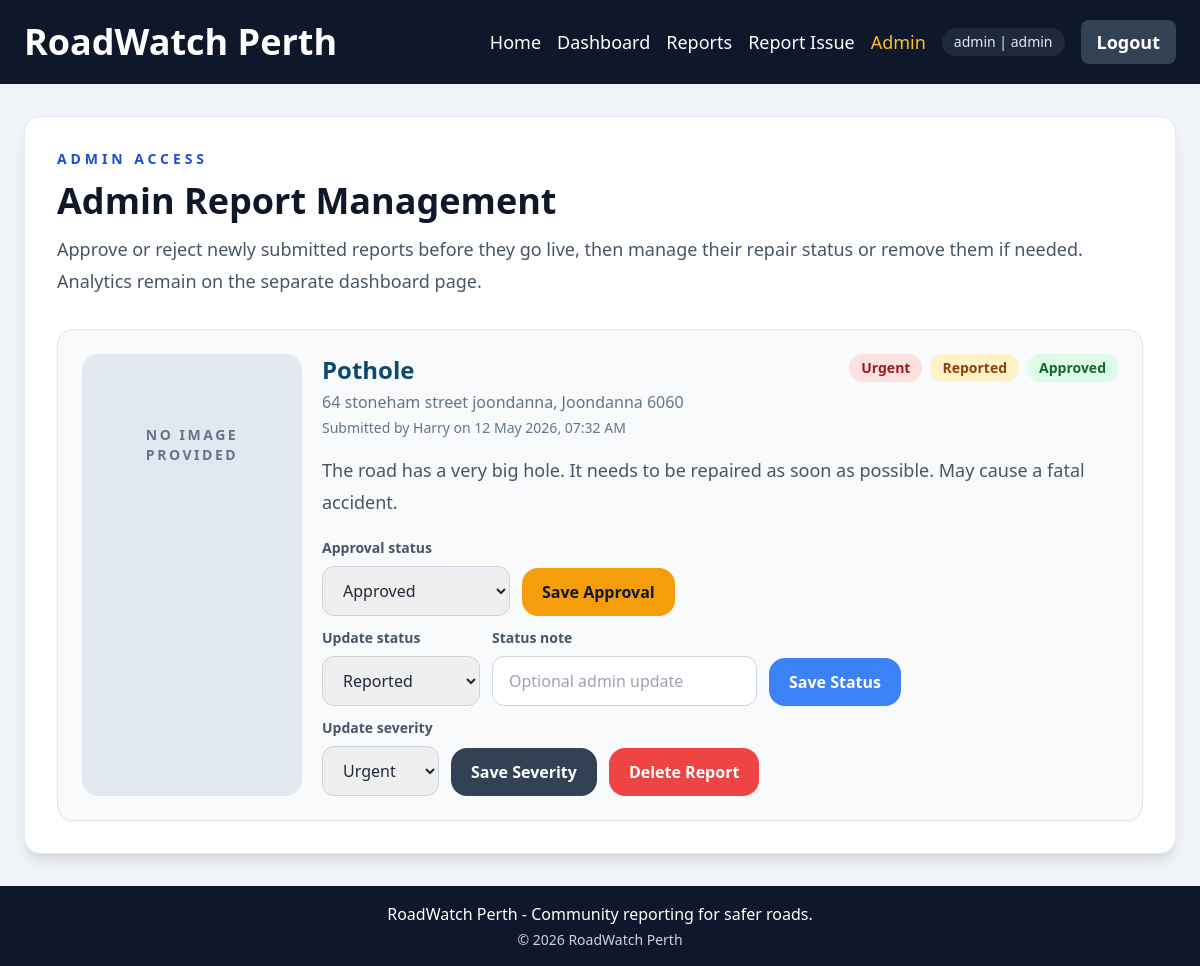
Page /admin/ (signed in) on the committed database.
### roadwatch/models.py (models this page shows, shortened)
class User(UserMixin, db.Model):
    __tablename__ = "users"
    id = db.Column(db.Integer, primary_key=True)
    username = db.Column(db.String(50), unique=True, nullable=False, index=True)
    email = db.Column(db.String(255), unique=True, nullable=False, index=True)
    password_hash = db.Column(db.String(255), nullable=False)
    is_admin = db.Column(db.Boolean, nullable=False, default=False)
    is_active = db.Column(db.Boolean, nullable=False, default=True)
    created_at = db.Column(db.DateTime(timezone=True), nullable=False, default=utcnow)
    reports = db.relationship("Report", back_populates="reporter", lazy="dynamic")
    confirmations = db.relationship(
        "Confirmation",
        back_populates="user",
        cascade="all, delete-orphan",
        lazy="dynamic",
    )

class Report(db.Model):
    __tablename__ = "reports"
    ISSUE_TYPES = (
        "Pothole",
        "Broken Road",
        "Crack",
        "Flooding",
        "Missing Sign",
        "Other",
    )
    STATUSES = ("Reported", "Under Review", "Fixed")
    MODERATION_STATUSES = ("Pending Approval", "Approved", "Rejected")
    PENDING_APPROVAL = "Pending Approval"
    APPROVED = "Approved"
    REJECTED = "Rejected"
    SEVERITIES = ("Low", "Medium", "High", "Urgent")
    id = db.Column(db.Integer, primary_key=True)
    issue_type = db.Column(db.String(50), nullable=False, index=True)
    location = db.Column(db.String(255), nullable=False, index=True)
    location_key = db.Column(db.String(255), nullable=False, index=True)
    street_address = db.Column(db.String(255), nullable=False, default="", index=True)
    suburb = db.Column(db.String(120), nullable=False, default="", index=True)
    postcode = db.Column(db.String(10), nullable=False, default="", index=True)
    description = db.Column(db.Text, nullable=False)
    image_url = db.Column(db.String(500), nullable=True)
    status = db.Column(db.String(30), nullable=False, default="Reported", index=True)
    moderation_status = db.Column(
        db.String(30),
        nullable=False,
        default=PENDING_APPROVAL,
        index=True,
    )
    severity = db.Column(db.String(20), nullable=False, default="Medium", index=True)
    is_anonymous = db.Column(db.Boolean, nullable=False, default=False)
    created_at = db.Column(db.DateTime(timezone=True), nullable=False, default=utcnow, index=True)
    updated_at = db.Column(db.DateTime(timezone=True), nullable=False, default=utcnow, onupdate=utcnow)
    reporter_id = db.Column(db.Integer, db.ForeignKey("users.id", ondelete="SET NULL"), nullable=True, index=True)
    reporter = db.relationship("User", back_populates="reports")
    status_notes = db.relationship(
        "ReportStatusNote",
        back_populates="report",
        cascade="all, delete-orphan",
        lazy="dynamic",
        order_by="ReportStatusNote.created_at.desc()",
    )
    confirmations = db.relationship(
        "Confirmation",
        back_populates="report",
        cascade="all, delete-orphan",
    )
    @property
    def reporter_label(self):
        if self.is_anonymous:
            return "Anonymous user"
        if self.reporter:
            return self.reporter.username
        return "Guest reporter"

### roadwatch/admin.py (the view)
@admin_bp.get("/")
@admin_required
def admin_panel():
    reports = Report.query.order_by(Report.created_at.desc()).all()
    return render_template("admin.html", reports=reports)

### roadwatch/security.py (called while the page is built)
def generate_csrf_token():
    token = session.get("_csrf_token")
    if token is None:
        token = token_hex(16)
        session["_csrf_token"] = token
    return token

def validate_csrf():
    if request.method not in {"POST", "PUT", "PATCH", "DELETE"}:
        return
    submitted_token = request.form.get("csrf_token") or request.headers.get("X-CSRF-Token")
    if not submitted_token or submitted_token != session.get("_csrf_token"):
        abort(400)

def admin_required(view):
    @wraps(view)
    @login_required
    def wrapped_view(*args, **kwargs):
        if not current_user.is_admin:
            abort(403)
        return view(*args, **kwargs)
    return wrapped_view

### templates/admin.html (shortened to what this page needs)
{% extends "base.html" %}
{% block content %}
  <section class="rounded-2xl border border-slate-200 bg-white p-8 shadow-lg">
    <p class="mb-3 text-sm font-bold uppercase tracking-[0.28em] text-blue-700">Admin Access</p>
    <h1 class="mb-3 text-4xl font-bold text-slate-900">Admin Report Management</h1>
    <p class="mb-8 text-lg leading-8 text-slate-600">Approve or reject newly submitted reports before they go live, then manage their repair status or remove them if needed. Analytics remain on the separate dashboard page.</p>
    {% if reports %}
      <div class="space-y-5">
        {% for report in reports %}
          <article class="rounded-2xl border border-slate-200 bg-slate-50 p-6 shadow-sm">
            <div class="grid gap-5 lg:grid-cols-[220px,1fr]">
              <div class="overflow-hidden rounded-2xl border border-slate-200 bg-slate-200">
                {% if report.image_url %}
                  <img src="{{ report.image_url }}" alt="{{ report.issue_type }} image" class="h-full min-h-[180px] w-full object-cover">
                {% else %}
                  <div class="flex min-h-[180px] items-center justify-center bg-slate-200 px-6 text-center text-sm font-semibold uppercase tracking-[0.18em] text-slate-500">
                    No image provided
                  </div>
                {% endif %}
              </div>
              <div>
                <div class="mb-4 flex items-start justify-between gap-4">
                  <div>
                    <h2 class="mb-1 text-2xl font-bold text-sky-900">{{ report.issue_type }}</h2>
                    <p class="text-base text-slate-500">{{ report.location }}</p>
                    <p class="mt-1 text-sm text-slate-500">Submitted by {{ report.reporter_label }} on {{ report.created_at|datetime_label }}</p>
                  </div>
                  <div class="flex flex-wrap gap-2">
                    <span class="rounded-full px-3 py-1 text-sm font-bold {{ severity_styles[report.severity] }}">{{ report.severity }}</span>
                    <span class="rounded-full px-3 py-1 text-sm font-bold {{ status_styles[report.status] }}">{{ report.status }}</span>
                    <span class="rounded-full px-3 py-1 text-sm font-bold {{ moderation_styles[report.moderation_status] }}">{{ report.moderation_status }}</span>
                  </div>
                </div>
                <p class="mb-5 text-lg leading-8 text-slate-600">{{ report.description }}</p>
                <div class="flex flex-wrap items-end gap-3">
                  <form method="post" action="{{ url_for('admin.update_report_approval', report_id=report.id) }}" class="flex flex-wrap items-end gap-3">
                    <div>
                      <label for="moderation-status-{{ report.id }}" class="mb-2 block text-sm font-semibold text-slate-600">Approval status</label>
                      <select id="moderation-status-{{ report.id }}" name="moderation_status" class="rounded-xl border border-slate-300 px-4 py-3">
                        {% for moderation_status in moderation_statuses %}
                          <option value="{{ moderation_status }}" {% if report.moderation_status == moderation_status %}selected{% endif %}>{{ moderation_status }}</option>
                        {% endfor %}
                      </select>
                    </div>
                    <button type="submit" class="rounded-2xl bg-amber-500 px-5 py-3 font-semibold text-slate-900 hover:bg-amber-400">Save Approval</button>
                  </form>
                  <form method="post" action="{{ url_for('admin.update_report_status', report_id=report.id) }}" class="flex flex-wrap items-end gap-3">
                    <div>
                      <label for="status-{{ report.id }}" class="mb-2 block text-sm font-semibold text-slate-600">Update status</label>
                      <select id="status-{{ report.id }}" name="status" class="rounded-xl border border-slate-300 px-4 py-3">
                        {% for status in report_statuses %}
                          <option value="{{ status }}" {% if report.status == status %}selected{% endif %}>{{ status }}</option>
                        {% endfor %}
                      </select>
                    </div>
                    <div class="min-w-[260px] flex-1">
                      <label for="status-note-{{ report.id }}" class="mb-2 block text-sm font-semibold text-slate-600">Status note</label>
                      <input id="status-note-{{ report.id }}" name="status_note" maxlength="500" class="w-full rounded-xl border border-slate-300 px-4 py-3" placeholder="Optional admin update">
                    </div>
                    <button type="submit" class="rounded-2xl bg-blue-500 px-5 py-3 font-semibold text-white hover:bg-blue-600">Save Status</button>
                  </form>
                  <form method="post" action="{{ url_for('admin.update_report_severity', report_id=report.id) }}" class="flex flex-wrap items-end gap-3">
                    <div>
                      <label for="severity-{{ report.id }}" class="mb-2 block text-sm font-semibold text-slate-600">Update severity</label>
                      <select id="severity-{{ report.id }}" name="severity" class="rounded-xl border border-slate-300 px-4 py-3">
                        {% for severity in report_severities %}
                          <option value="{{ severity }}" {% if report.severity == severity %}selected{% endif %}>{{ severity }}</option>
                        {% endfor %}
                      </select>
                    </div>
                    <button type="submit" class="rounded-2xl bg-slate-700 px-5 py-3 font-semibold text-white hover:bg-slate-800">Save Severity</button>
                  </form>
                  <form method="post" action="{{ url_for('admin.delete_report', report_id=report.id) }}">
                    <button type="submit" class="rounded-2xl bg-red-500 px-5 py-3 font-semibold text-white hover:bg-red-600">Delete Report</button>
                  </form>
                </div>
              </div>
            </div>
          </article>
        {% endfor %}
      </div>
    {% else %}
      <div class="rounded-2xl border border-dashed border-slate-300 bg-slate-50 p-10 text-center">
        <p class="text-lg text-slate-600">No reports are available yet.</p>
      </div>
    {% endif %}
  </section>
{% endblock %}

### templates/base.html (shortened to what this page needs)
<!DOCTYPE html>
<html lang="en">
<head>
  <script src="https://cdn.tailwindcss.com"></script>
</head>
<body class="min-h-screen bg-slate-100 text-slate-800">
  <nav class="bg-slate-900">
    <div class="mx-auto flex max-w-7xl flex-wrap items-center justify-between gap-4 px-6 py-5">
      <a href="{{ url_for('main.index') }}" class="text-4xl font-bold text-white no-underline">RoadWatch Perth</a>
      <div class="flex flex-wrap items-center gap-4 text-base text-white md:text-lg">
        <a href="{{ url_for('main.index') }}" class="{% if request.endpoint == 'main.index' %}text-amber-400{% else %}hover:text-amber-400{% endif %}">Home</a>
        <a href="{{ url_for('main.dashboard') }}" class="{% if request.endpoint == 'main.dashboard' %}text-amber-400{% else %}hover:text-amber-400{% endif %}">Dashboard</a>
        <a href="{{ url_for('reports.list_reports') }}" class="{% if request.endpoint == 'reports.list_reports' or request.endpoint == 'reports.report_details' %}text-amber-400{% else %}hover:text-amber-400{% endif %}">Reports</a>
        <a href="{{ url_for('reports.create_report') }}" class="{% if request.endpoint == 'reports.create_report' or request.endpoint == 'reports.edit_report' %}text-amber-400{% else %}hover:text-amber-400{% endif %}">Report Issue</a>
        {% if current_user.is_authenticated %}
          {% if current_user.is_admin %}
            <a href="{{ url_for('admin.admin_panel') }}" class="{% if request.endpoint == 'admin.admin_panel' %}text-amber-400{% else %}hover:text-amber-400{% endif %}">Admin</a>
          {% endif %}
          <span class="rounded-full bg-slate-800 px-3 py-1 text-sm text-slate-200">
            {{ current_user.username }}{% if current_user.is_admin %} | admin{% endif %}
          </span>
          <form method="post" action="{{ url_for('auth.logout') }}">
            <button type="submit" class="rounded-lg bg-slate-700 px-4 py-2 font-semibold text-white hover:bg-slate-600">Logout</button>
          </form>
        {% endif %}
      </div>
    </div>
  </nav>
  <main class="px-6 py-8">
    <div class="mx-auto max-w-7xl">
      {% block content %}{% endblock %}
    </div>
  </main>
  <footer class="bg-slate-900 py-4 text-center text-white">
    <p class="mb-0">RoadWatch Perth - Community reporting for safer roads.</p>
    <p class="mt-1 text-sm text-slate-300">&copy; {{ current_year }} RoadWatch Perth</p>
  </footer>
</body>
</html>

### rows in the picture
User: username "admin"
Report: shows "NO IMAGE PROVIDED", issue_type "Pothole", location "64 stoneham street joondanna, Joondanna 6060", reporter_label "Harry", created_at "12 May 2026, 07:32 AM", severity "Urgent", status "Reported", moderation_status "Approved", description "The road has a very big hole. It needs to be repaired as soon as possible. May cause a fatal accident."
